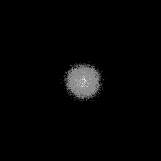
#> input picture 4f alignment scripts/patch_scan_20260904_152356/roi_bgsub_OFF_2.5mm.png, 161 x 161 px, given as the content of the folder C:/Users/admin/Desktop/Projects/SLM/Alignment/02Sept, which was not available
$ jupyter execute --allow-errors camera_plane_calibration.ipynb   (text cells are left out)
#> lines starting #> are read from the running program, lines starting #| are printed output that depends on the picture; pictures that were not available may be replaced by others from this repository, and a replacement may not be noted
[cell 1]
# ============================================================
# Batch analysis of SLM diagnostic carrier spots
#
# Assumptions:
#   wavelength = 759.3 nm
#   L1 focal length = 250 mm
#   camera pixel = 2.4 um
#   incident beam 1/e^2 diameter = 9.6 mm
#
# Expected filenames:
#   1mm.bmp
#   1.5mm.bmp
#   2mm.bmp
#   ...
#   9.5mm.bmp
#   9.6mm.bmp
#
# Laser power may change between images:
# absolute brightness is NOT compared.
# ============================================================

from pathlib import Path
import re

import numpy as np
import pandas as pd

import matplotlib.pyplot as plt
from matplotlib_inline.backend_inline import set_matplotlib_formats


# Plotting
set_matplotlib_formats("retina")

plt.style.use(
    "https://raw.githubusercontent.com/"
    "ksingh1121/python-plot-style/main/physics.mplstyle"
)
#> (this line was passed over: the network is not available in this run)


from PIL import Image

from scipy.optimize import curve_fit
from scipy.special import j0


# ============================================================
# USER SETTINGS
# ============================================================

FOLDER = Path(
    r"C:\Users\admin\Desktop\Projects\SLM\Alignment\02Sept"
)

WAVELENGTH_NM = 759.3
FOCAL_LENGTH_MM = 250.0

CAMERA_PIXEL_UM = 2.4

# Input Gaussian beam on SLM
# This is the measured 1/e^2 INTENSITY diameter
BEAM_DIAMETER_MM = 9.6
BEAM_RADIUS_MM = BEAM_DIAMETER_MM / 2

# Average this many camera pixels transverse to each linecut
PROFILE_AVERAGE_WIDTH = 5

# Allowed fit broadening relative to ideal diffraction
MIN_SCALE = 0.3
MAX_SCALE = 5.0

# Valid image formats
IMAGE_EXTENSIONS = {
    ".bmp", ".png", ".jpg", ".jpeg", ".tif", ".tiff"
}


# ============================================================
# PHYSICAL CONSTANTS
# ============================================================

lambda_m = WAVELENGTH_NM * 1e-9
f_m = FOCAL_LENGTH_MM * 1e-3
pixel_m = CAMERA_PIXEL_UM * 1e-6

w_slm_m = BEAM_RADIUS_MM * 1e-3


# ============================================================
# GET PATCH DIAMETER FROM FILENAME
# ============================================================

def get_patch_diameter(filename):
    """
    Extracts diameter from filenames such as:

        1mm.bmp
        1.5mm.bmp
        9.6mm.bmp
    """

    match = re.search(
        r"([0-9]+(?:\.[0-9]+)?)\s*mm",
        filename.lower()
    )

    if match is None:
        return None

    return float(match.group(1))


# ============================================================
# LOAD IMAGE
# ============================================================

def load_image(path):

    raw = np.array(Image.open(path))

    original_dtype = raw.dtype

    # Convert RGB -> grayscale if necessary
    if raw.ndim == 3:
        raw = raw.astype(float).mean(axis=2)
    else:
        raw = raw.astype(float)

    # Possible digital saturation level
    if np.issubdtype(original_dtype, np.integer):
        max_possible = np.iinfo(original_dtype).max
    else:
        max_possible = np.nan

    return raw, max_possible


# ============================================================
# ROBUST BACKGROUND ESTIMATE
# ============================================================

def estimate_background(img):

    # Use low percentile rather than image border,
    # because the 1-mm spot may be very broad.
    return np.percentile(img, 5)


# ============================================================
# LOCATE SPOT
# ============================================================

def find_spot_center(img, background):

    signal = img - background
    signal[signal < 0] = 0

    # Find brightest pixel first
    y_peak, x_peak = np.unravel_index(
        np.argmax(signal),
        signal.shape
    )

    # Refine centroid using pixels above 10% of maximum.
    threshold = 0.10 * signal.max()

    weights = np.where(
        signal >= threshold,
        signal,
        0
    )

    yy, xx = np.indices(signal.shape)

    total = weights.sum()

    if total <= 0:
        return float(x_peak), float(y_peak)

    x_com = np.sum(xx * weights) / total
    y_com = np.sum(yy * weights) / total

    return x_com, y_com


# ============================================================
# TRUNCATED-GAUSSIAN FOURIER PSF
# ============================================================

def calculate_ideal_psf(
    patch_diameter_mm,
    rho_max_um,
    n_rho=2500,
    n_slm=2000
):
    """
    Calculates Fraunhofer intensity of

        E(r) = exp(-r^2 / w^2)

    truncated by circular aperture

        r <= D/2.

    Here w is the 1/e^2 INTENSITY radius of the input beam,
    since intensity is:

        I(r) = exp(-2 r^2 / w^2)

    The returned PSF is normalized to 1 at rho = 0.
    """

    R_m = patch_diameter_mm * 1e-3 / 2

    # SLM radial coordinate
    r = np.linspace(0, R_m, n_slm)

    # Gaussian FIELD amplitude
    amplitude_slm = np.exp(
        -(r / w_slm_m)**2
    )

    rho_um = np.linspace(
        0,
        rho_max_um,
        n_rho
    )

    rho_m = rho_um * 1e-6

    # Fraunhofer/Hankel transform:
    #
    # E(rho) ∝ integral r E(r) J0(qr) dr
    #
    # q = 2π rho / (lambda f)

    q = (
        2 * np.pi * rho_m /
        (lambda_m * f_m)
    )

    # Matrix dimensions:
    # n_rho x n_slm

    qr = q[:, None] * r[None, :]

    integrand = (
        amplitude_slm[None, :]
        * j0(qr)
        * r[None, :]
    )

    field = np.trapezoid(
        integrand,
        r,
        axis=1
    )

    intensity = np.abs(field)**2

    intensity /= intensity[0]

    return rho_um, intensity


# ============================================================
# FIND THEORETICAL FWHM
# ============================================================

def find_fwhm_from_radial_psf(rho_um, intensity):

    # Find first crossing below half maximum
    below = np.where(intensity <= 0.5)[0]

    if len(below) == 0:
        return np.nan

    i = below[0]

    if i == 0:
        return np.nan

    # Linear interpolation
    x1 = rho_um[i - 1]
    x2 = rho_um[i]

    y1 = intensity[i - 1]
    y2 = intensity[i]

    r_half = x1 + (
        (0.5 - y1)
        * (x2 - x1)
        / (y2 - y1)
    )

    # Full width
    return 2 * r_half


# ============================================================
# PROFILE MODEL
# ============================================================

def make_profile_model(rho_um, ideal_intensity):

    def model(pixel_coordinate, amplitude, center, scale, background):

        distance_um = (
            np.abs(pixel_coordinate - center)
            * CAMERA_PIXEL_UM
        )

        # scale > 1 -> measured spot broader than ideal
        ideal_coordinate = distance_um / scale

        psf = np.interp(
            ideal_coordinate,
            rho_um,
            ideal_intensity,
            left=1.0,
            right=0.0
        )

        return background + amplitude * psf

    return model


# ============================================================
# GOODNESS OF FIT
# ============================================================

def calculate_r2(data, fit):

    ss_res = np.sum((data - fit)**2)
    ss_tot = np.sum(
        (data - np.mean(data))**2
    )

    if ss_tot == 0:
        return np.nan

    return 1 - ss_res / ss_tot


# ============================================================
# ANALYSE ONE IMAGE
# ============================================================

def analyse_image(path, patch_diameter_mm, plot=False):

    img, max_possible = load_image(path)

    ny, nx = img.shape

    background = estimate_background(img)

    x_center, y_center = find_spot_center(
        img,
        background
    )

    xc = int(round(x_center))
    yc = int(round(y_center))

    half = PROFILE_AVERAGE_WIDTH // 2

    # --------------------------------------------------------
    # X profile
    # --------------------------------------------------------

    y1 = max(0, yc - half)
    y2 = min(ny, yc + half + 1)

    x_profile = np.mean(
        img[y1:y2, :],
        axis=0
    )

    # --------------------------------------------------------
    # Y profile
    # --------------------------------------------------------

    x1 = max(0, xc - half)
    x2 = min(nx, xc + half + 1)

    y_profile = np.mean(
        img[:, x1:x2],
        axis=1
    )

    x_pixels = np.arange(nx)
    y_pixels = np.arange(ny)

    # --------------------------------------------------------
    # Calculate ideal truncated-Gaussian PSF
    # --------------------------------------------------------

    max_radius_um = (
        max(nx, ny)
        * CAMERA_PIXEL_UM
        * 1.5
    )

    rho_um, ideal_psf = calculate_ideal_psf(
        patch_diameter_mm,
        max_radius_um
    )

    theoretical_fwhm_um = (
        find_fwhm_from_radial_psf(
            rho_um,
            ideal_psf
        )
    )

    theoretical_fwhm_px = (
        theoretical_fwhm_um
        / CAMERA_PIXEL_UM
    )

    model = make_profile_model(
        rho_um,
        ideal_psf
    )

    # --------------------------------------------------------
    # Fit X
    # --------------------------------------------------------

    p0_x = [
        x_profile.max() - background,
        x_center,
        1.0,
        background
    ]

    bounds_x = (
        [
            0,
            max(0, x_center - 20),
            MIN_SCALE,
            -np.inf
        ],
        [
            np.inf,
            min(nx - 1, x_center + 20),
            MAX_SCALE,
            np.inf
        ]
    )

    popt_x, pcov_x = curve_fit(
        model,
        x_pixels,
        x_profile,
        p0=p0_x,
        bounds=bounds_x,
        maxfev=50000
    )

    amp_x, x0_fit, scale_x, bg_x = popt_x

    x_fit = model(
        x_pixels,
        *popt_x
    )

    # --------------------------------------------------------
    # Fit Y
    # --------------------------------------------------------

    p0_y = [
        y_profile.max() - background,
        y_center,
        1.0,
        background
    ]

    bounds_y = (
        [
            0,
            max(0, y_center - 20),
            MIN_SCALE,
            -np.inf
        ],
        [
            np.inf,
            min(ny - 1, y_center + 20),
            MAX_SCALE,
            np.inf
        ]
    )

    popt_y, pcov_y = curve_fit(
        model,
        y_pixels,
        y_profile,
        p0=p0_y,
        bounds=bounds_y,
        maxfev=50000
    )

    amp_y, y0_fit, scale_y, bg_y = popt_y

    y_fit = model(
        y_pixels,
        *popt_y
    )

    # --------------------------------------------------------
    # FWHM
    # --------------------------------------------------------

    fwhm_x_um = (
        scale_x * theoretical_fwhm_um
    )

    fwhm_y_um = (
        scale_y * theoretical_fwhm_um
    )

    fwhm_x_px = (
        fwhm_x_um / CAMERA_PIXEL_UM
    )

    fwhm_y_px = (
        fwhm_y_um / CAMERA_PIXEL_UM
    )

    # --------------------------------------------------------
    # Ellipticity
    # --------------------------------------------------------

    ellipticity = (
        max(fwhm_x_um, fwhm_y_um)
        /
        min(fwhm_x_um, fwhm_y_um)
    )

    # --------------------------------------------------------
    # Fit quality
    # --------------------------------------------------------

    r2_x = calculate_r2(
        x_profile,
        x_fit
    )

    r2_y = calculate_r2(
        y_profile,
        y_fit
    )

    # --------------------------------------------------------
    # Saturation check
    # --------------------------------------------------------

    peak = img.max()

    if np.isfinite(max_possible):
        saturated = (
            peak >= 0.98 * max_possible
        )
    else:
        saturated = False

    # --------------------------------------------------------
    # Pure Airy prediction for reference
    # --------------------------------------------------------

    D_m = patch_diameter_mm * 1e-3

    airy_fwhm_um = (
        1.028
        * lambda_m
        * f_m
        / D_m
        * 1e6
    )

    # --------------------------------------------------------
    # Optional plot for this image
    # --------------------------------------------------------

    if plot:

        fig, axes = plt.subplots(
            1,
            3,
            figsize=(16, 4.5)
        )

        # Image
        axes[0].imshow(
            img,
            origin="upper",
            cmap="inferno"
        )

        axes[0].axvline(
            x0_fit,
            linestyle="--"
        )

        axes[0].axhline(
            y0_fit,
            linestyle="--"
        )

        axes[0].set_title(
            f"{patch_diameter_mm:.1f} mm patch"
        )

        axes[0].set_xlabel("x [pixel]")
        axes[0].set_ylabel("y [pixel]")

        # X
        axes[1].plot(
            x_pixels,
            x_profile,
            ".",
            label="Data"
        )

        axes[1].plot(
            x_pixels,
            x_fit,
            "-",
            label="Fit"
        )

        axes[1].set_title(
            f"X: FWHM = {fwhm_x_um:.1f} um\n"
            f"scale = {scale_x:.3f}, "
            f"$R^2$ = {r2_x:.4f}"
        )

        axes[1].set_xlabel("x [pixel]")
        axes[1].set_ylabel("Counts")
        axes[1].legend()

        # Y
        axes[2].plot(
            y_pixels,
            y_profile,
            ".",
            label="Data"
        )

        axes[2].plot(
            y_pixels,
            y_fit,
            "-",
            label="Fit"
        )

        axes[2].set_title(
            f"Y: FWHM = {fwhm_y_um:.1f} um\n"
            f"scale = {scale_y:.3f}, "
            f"$R^2$ = {r2_y:.4f}"
        )

        axes[2].set_xlabel("y [pixel]")
        axes[2].set_ylabel("Counts")
        axes[2].legend()

        fig.suptitle(
            f"{path.name}"
        )

        plt.tight_layout()
        plt.show()

    # --------------------------------------------------------
    # Return results
    # --------------------------------------------------------

    return {
        "filename": path.name,

        "patch_mm": patch_diameter_mm,

        "x_center_px": x0_fit,
        "y_center_px": y0_fit,

        "theory_fwhm_um":
            theoretical_fwhm_um,

        "airy_fwhm_um":
            airy_fwhm_um,

        "fwhm_x_um":
            fwhm_x_um,

        "fwhm_y_um":
            fwhm_y_um,

        "fwhm_x_px":
            fwhm_x_px,

        "fwhm_y_px":
            fwhm_y_px,

        # The most useful diffraction-quality metric:
        # ideal = 1
        "scale_x":
            scale_x,

        "scale_y":
            scale_y,

        "ellipticity":
            ellipticity,

        "R2_x":
            r2_x,

        "R2_y":
            r2_y,

        # Brightness retained ONLY as diagnostic;
        # do not compare between files if laser power changed.
        "peak_counts":
            peak,

        "saturated":
            saturated
    }


# ============================================================
# FIND ALL IMAGES
# ============================================================

files = []

for path in FOLDER.iterdir():

    if path.suffix.lower() not in IMAGE_EXTENSIONS:
        continue

    diameter = get_patch_diameter(
        path.name
    )

    if diameter is None:
        print(
            "Skipping: could not determine patch size:",
            path.name
        )
        continue

    files.append(
        (diameter, path)
    )


files.sort(
    key=lambda item: item[0]
)

print()
print("Found images:")
for diameter, path in files:
    print(
        f"{diameter:4.1f} mm : {path.name}"
    )


# ============================================================
# RUN BATCH ANALYSIS
# ============================================================

results = []

for diameter, path in files:

    print()
    print(
        f"Analysing {diameter:.1f} mm ..."
    )

    try:

        result = analyse_image(
            path,
            diameter,
            plot=False
        )
#> in load_image, raw is the input picture: shape (161, 161, 4); mean R, G, B, A 5, 5, 5, 255
#> in load_image, `raw = raw.astype(float).mean(axis=2)`:
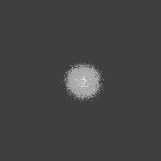
#> raw: shape (161, 161) float64; min 63.75, max 255, mean 67.5
#> in analyse_image, `img, max_possible = load_image(path)`: max_possible = 255
#> in analyse_image, `background = estimate_background(img)`: background = 63.75
#> in find_spot_center, `signal = img - background`:
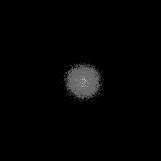
#> signal: shape (161, 161) float64; min 0, max 191.2, mean 3.8
#> in find_spot_center, `y_peak, x_peak = np.unravel_index( np.argmax(signal), signal.shape )`: y_peak = 79; x_peak = 84
#> in find_spot_center, `threshold = 0.10 * signal.max()`: threshold = 19.12
#> in find_spot_center, `total = weights.sum()`: total = 97343.2
#> in find_spot_center, `x_com = np.sum(xx * weights) / total`: x_com = 82.83
#> in find_spot_center, `y_com = np.sum(yy * weights) / total`: y_com = 81.05
#> in analyse_image, `x_center, y_center = find_spot_center( img, background )`: x_center = 82.83; y_center = 81.05
#> in analyse_image, `xc = int(round(x_center))`: xc = 83
#> in analyse_image, `yc = int(round(y_center))`: yc = 81
#> in analyse_image, `y1 = max(0, yc - half)`: y1 = 79
#> in analyse_image, `y2 = min(ny, yc + half + 1)`: y2 = 84
#> in analyse_image, `x_profile = np.mean( img[y1:y2, :], axis=0 )`: x_profile = 161 values, max 212.7 at index 84, min 63.75 at index 0, mean 87
#> in analyse_image, `x1 = max(0, xc - half)`: x1 = 81
#> in analyse_image, `x2 = min(nx, xc + half + 1)`: x2 = 86
#> in analyse_image, `y_profile = np.mean( img[:, x1:x2], axis=1 )`: y_profile = 161 values, max 208.5 at index 79, min 63.75 at index 0, mean 86.84
#> in calculate_ideal_psf, `integrand = ( amplitude_slm[None, :] * j0(qr) * r[None, :] )`:
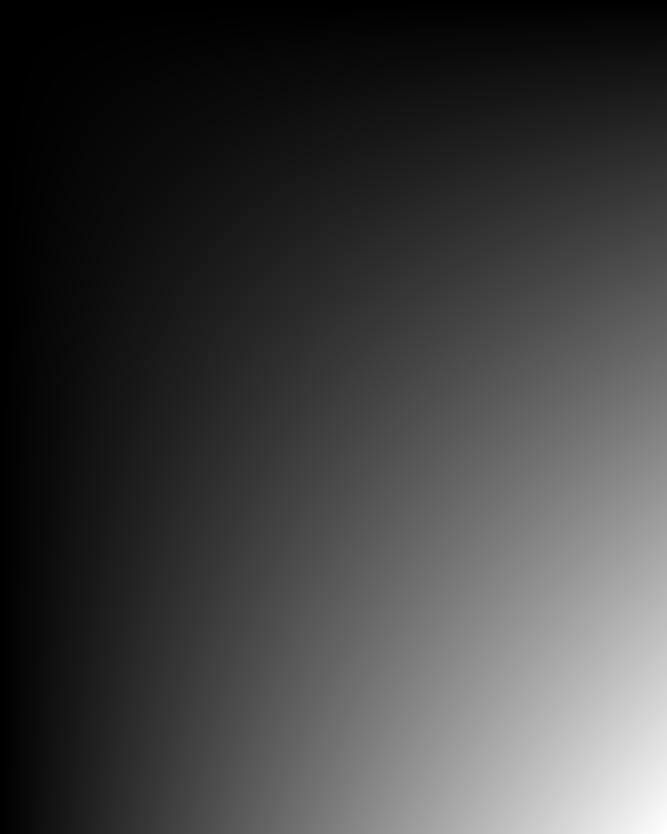
#> qr: shape (2500, 2000) float64 (shown at 1/3 size); min 0, max 23.98, mean 6; drawn with min black and max white
#> (the rest of the program and of its run is left out)
